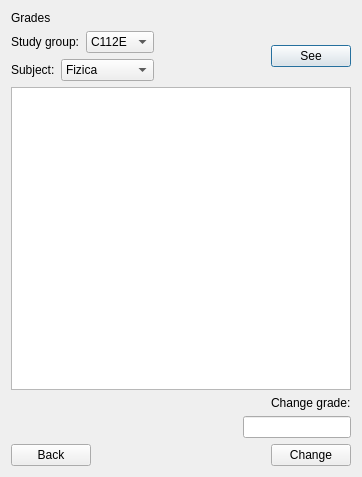
<?xml version="1.0" encoding="UTF-8"?>
<ui version="4.0">
 <class>TestResults</class>
 <widget class="QDialog" name="TestResults">
  <property name="geometry">
   <rect>
    <x>0</x>
    <y>0</y>
    <width>362</width>
    <height>477</height>
   </rect>
  </property>
  <property name="windowTitle">
   <string>Dialog</string>
  </property>
  <layout class="QVBoxLayout" name="verticalLayout_3">
   <item>
    <widget class="QLabel" name="label_2">
     <property name="styleSheet">
      <string notr="true">font: 20pt &quot;Times New Roman&quot;;</string>
     </property>
     <property name="text">
      <string>Grades</string>
     </property>
    </widget>
   </item>
   <item>
    <layout class="QHBoxLayout" name="horizontalLayout_5">
     <item>
      <layout class="QVBoxLayout" name="verticalLayout">
       <item>
        <layout class="QHBoxLayout" name="horizontalLayout">
         <item>
          <widget class="QLabel" name="studyGroupLabel">
           <property name="styleSheet">
            <string notr="true">font: 14pt &quot;Times New Roman&quot;;</string>
           </property>
           <property name="text">
            <string>Study group:</string>
           </property>
          </widget>
         </item>
         <item>
          <widget class="QComboBox" name="studyGroupComboBox">
           <item>
            <property name="text">
             <string>C112E</string>
            </property>
           </item>
           <item>
            <property name="text">
             <string>C112A</string>
            </property>
           </item>
          </widget>
         </item>
        </layout>
       </item>
       <item>
        <layout class="QHBoxLayout" name="horizontalLayout_4">
         <item>
          <widget class="QLabel" name="label_4">
           <property name="styleSheet">
            <string notr="true">font: 14pt &quot;Times New Roman&quot;;</string>
           </property>
           <property name="text">
            <string>Subject:</string>
           </property>
          </widget>
         </item>
         <item>
          <widget class="QComboBox" name="subjectComboBox">
           <item>
            <property name="text">
             <string>Fizica</string>
            </property>
           </item>
           <item>
            <property name="text">
             <string>Matematica</string>
            </property>
           </item>
           <item>
            <property name="text">
             <string>Filosofie</string>
            </property>
           </item>
           <item>
            <property name="text">
             <string>Geografie</string>
            </property>
           </item>
           <item>
            <property name="text">
             <string>Romana</string>
            </property>
           </item>
          </widget>
         </item>
        </layout>
       </item>
      </layout>
     </item>
     <item>
      <spacer name="horizontalSpacer_3">
       <property name="orientation">
        <enum>Qt::Horizontal</enum>
       </property>
       <property name="sizeHint" stdset="0">
        <size>
         <width>40</width>
         <height>20</height>
        </size>
       </property>
      </spacer>
     </item>
     <item>
      <widget class="QPushButton" name="seeGradesButton">
       <property name="text">
        <string>See</string>
       </property>
      </widget>
     </item>
    </layout>
   </item>
   <item>
    <widget class="QTableWidget" name="studentsTable">
     <property name="sizePolicy">
      <sizepolicy hsizetype="Expanding" vsizetype="Expanding">
       <horstretch>0</horstretch>
       <verstretch>0</verstretch>
      </sizepolicy>
     </property>
     <property name="selectionMode">
      <enum>QAbstractItemView::ExtendedSelection</enum>
     </property>
     <property name="selectionBehavior">
      <enum>QAbstractItemView::SelectRows</enum>
     </property>
     <attribute name="verticalHeaderVisible">
      <bool>false</bool>
     </attribute>
     <attribute name="verticalHeaderHighlightSections">
      <bool>false</bool>
     </attribute>
    </widget>
   </item>
   <item>
    <layout class="QHBoxLayout" name="horizontalLayout_3">
     <item>
      <spacer name="horizontalSpacer_2">
       <property name="orientation">
        <enum>Qt::Horizontal</enum>
       </property>
       <property name="sizeHint" stdset="0">
        <size>
         <width>40</width>
         <height>20</height>
        </size>
       </property>
      </spacer>
     </item>
     <item>
      <layout class="QVBoxLayout" name="verticalLayout_2">
       <item alignment="Qt::AlignRight">
        <widget class="QLabel" name="changeGradeLabel">
         <property name="styleSheet">
          <string notr="true">font: 14pt &quot;Times New Roman&quot;;</string>
         </property>
         <property name="text">
          <string>Change grade:</string>
         </property>
        </widget>
       </item>
       <item alignment="Qt::AlignRight">
        <widget class="QLineEdit" name="changeGradeLE"/>
       </item>
      </layout>
     </item>
    </layout>
   </item>
   <item>
    <layout class="QHBoxLayout" name="horizontalLayout_2">
     <item>
      <widget class="QPushButton" name="pushButton">
       <property name="text">
        <string>Back</string>
       </property>
      </widget>
     </item>
     <item>
      <spacer name="horizontalSpacer">
       <property name="orientation">
        <enum>Qt::Horizontal</enum>
       </property>
       <property name="sizeHint" stdset="0">
        <size>
         <width>40</width>
         <height>20</height>
        </size>
       </property>
      </spacer>
     </item>
     <item>
      <widget class="QPushButton" name="changeGradeButton">
       <property name="text">
        <string>Change</string>
       </property>
      </widget>
     </item>
    </layout>
   </item>
  </layout>
 </widget>
 <resources/>
 <connections>
  <connection>
   <sender>pushButton</sender>
   <signal>clicked()</signal>
   <receiver>TestResults</receiver>
   <slot>close()</slot>
   <hints>
    <hint type="sourcelabel">
     <x>93</x>
     <y>321</y>
    </hint>
    <hint type="destinationlabel">
     <x>152</x>
     <y>334</y>
    </hint>
   </hints>
  </connection>
 </connections>
</ui>
